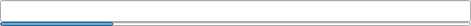
<?xml version="1.0" encoding="UTF-8"?>
<ui version="4.0">
 <class>PasswordWidget</class>
 <widget class="QWidget" name="PasswordWidget">
  <property name="geometry">
   <rect>
    <x>0</x>
    <y>0</y>
    <width>471</width>
    <height>25</height>
   </rect>
  </property>
  <layout class="QVBoxLayout" name="verticalLayout">
   <property name="spacing">
    <number>0</number>
   </property>
   <property name="leftMargin">
    <number>0</number>
   </property>
   <property name="topMargin">
    <number>0</number>
   </property>
   <property name="rightMargin">
    <number>0</number>
   </property>
   <property name="bottomMargin">
    <number>0</number>
   </property>
   <item>
    <widget class="QLineEdit" name="passwordEdit">
     <property name="accessibleDescription">
      <string>Toggle password visibility using Control + H. Open the password generator using Control + G.</string>
     </property>
    </widget>
   </item>
   <item>
    <widget class="Material::LinearProgress" name="qualityProgressBar">
     <property name="maximumSize">
      <size>
       <width>16777215</width>
       <height>4</height>
      </size>
     </property>
     <property name="value">
      <number>24</number>
     </property>
     <property name="textVisible">
      <bool>false</bool>
     </property>
    </widget>
   </item>
  </layout>
 </widget>
 <customwidgets>
  <customwidget>
   <class>Material::LinearProgress</class>
   <extends>QProgressBar</extends>
   <header>gui/material/MaterialControls.h</header>
  </customwidget>
 </customwidgets>
 <tabstops>
  <tabstop>passwordEdit</tabstop>
 </tabstops>
 <resources/>
 <connections/>
</ui>
